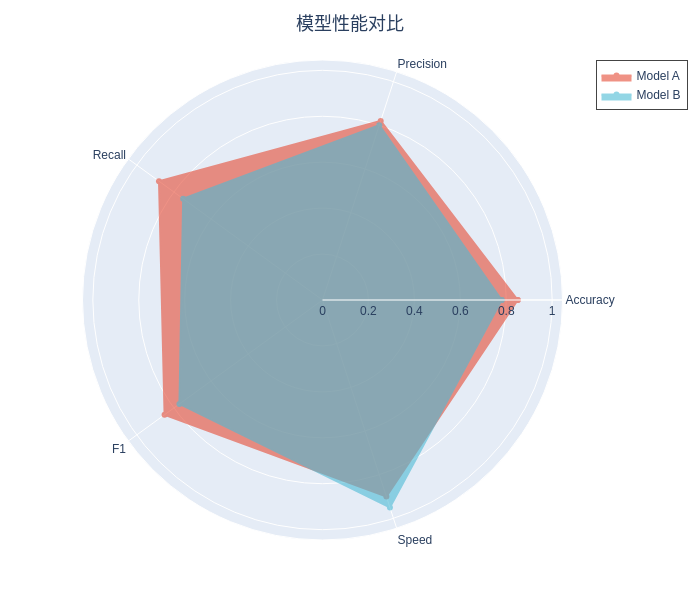

Notebook code for this chart:
### Code cell
# 5.7 雷达图
print("雷达图（radar_plot）")
radar_data = pl.DataFrame(
    {
        "name": ["Model A", "Model B"],
        "Accuracy": [0.85, 0.78],
        "Precision": [0.82, 0.80],
        "Recall": [0.88, 0.75],
        "F1": [0.85, 0.77],
        "Speed": [0.90, 0.95],
    }
)
fig = viz.radar_plot(
    radar_data,
    categories=["Accuracy", "Precision", "Recall", "F1", "Speed"],
    name_col="name",
    title="模型性能对比",
)
fig.show()

### Figure 1 — Plotly figure (JSON) as saved in the notebook; plotly's stock layout.template omitted (floating-point values rounded to 4 significant figures)
{"data": [{"fill": "toself", "fillcolor": "#E64B35", "line": {"color": "#E64B35"}, "name": "Model A", "opacity": 0.6, "r": [0.85, 0.82, 0.88, 0.85, 0.9, 0.85], "theta": ["Accuracy", "Precision", "Recall", "F1", "Speed", "Accuracy"], "type": "scatterpolar"}, {"fill": "toself", "fillcolor": "#4DBBD5", "line": {"color": "#4DBBD5"}, "name": "Model B", "opacity": 0.6, "r": [0.78, 0.8, 0.75, 0.77, 0.95, 0.78], "theta": ["Accuracy", "Precision", "Recall", "F1", "Speed", "Accuracy"], "type": "scatterpolar"}], "layout": {"font": {"family": "Arial, sans-serif", "size": 12}, "height": 600, "legend": {"bgcolor": "rgba(255,255,255,0.8)", "borderwidth": 1, "font": {"size": 12}}, "margin": {"b": 60, "l": 60, "r": 40, "t": 60}, "paper_bgcolor": "white", "plot_bgcolor": "white", "polar": {"radialaxis": {"range": [0, 1.045], "visible": true}}, "showlegend": true, "title": {"font": {"family": "Arial, sans-serif", "size": 18}, "text": "模型性能对比", "x": 0.5, "xanchor": "center"}, "width": 700, "xaxis": {"gridcolor": "#E5E5E5", "gridwidth": 1, "linecolor": "#333333", "linewidth": 1.5, "showgrid": true, "tickfont": {"size": 12}, "title": {"font": {"size": 14}}, "zeroline": false}, "yaxis": {"gridcolor": "#E5E5E5", "gridwidth": 1, "linecolor": "#333333", "linewidth": 1.5, "showgrid": true, "tickfont": {"size": 12}, "title": {"font": {"size": 14}}, "zeroline": false}}}
